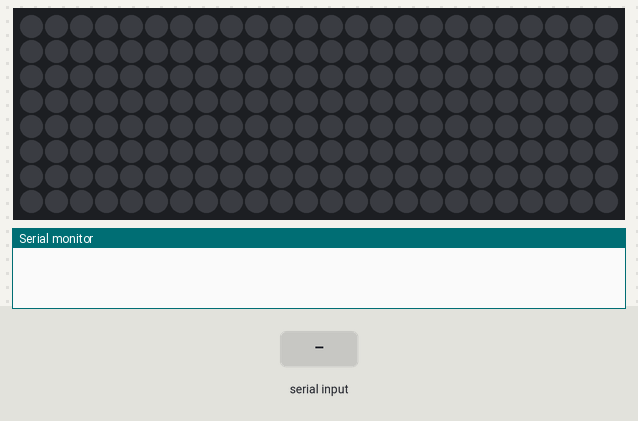
This sketch was run on a simulated Arduino Uno, built with avr-gcc and run on an emulated ATmega328P. On the bench: 24×8 RGB LED matrix (first LED top left, wired row by row), the last lines printed to the serial monitor. The test bench sets the inputs (shaded band). Dim RGB values are drawn brighter than linear.

Above: at 1.2 s.
1.3 s: "1\n" received over Serial
At 1.49 s:
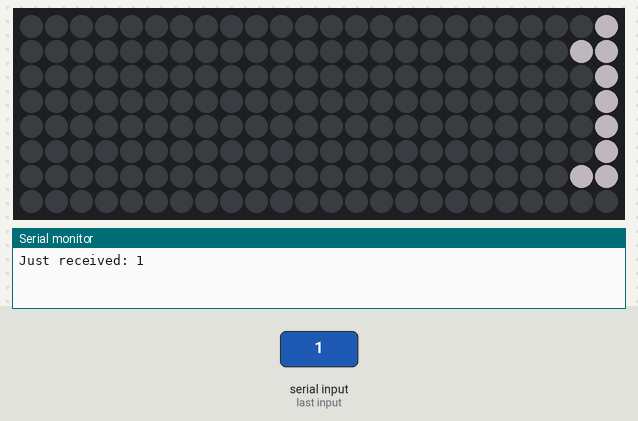
3.1 s: "0\n" received over Serial
At 3.36 s:
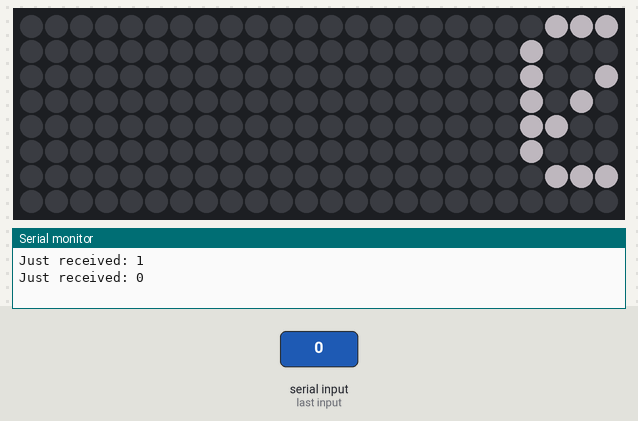
Timing chart, 0 to 6.1 s (numbered marks = the images above; inputs shaded):
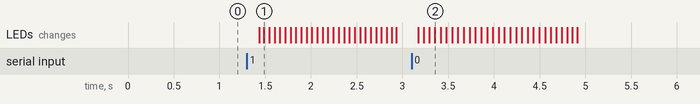

The sketch:

scrollWhenRead.ino
```cpp
/*
 *  Written by Stephen Hawes December 2018 for Tom's Hardware
 *  stephenhawes.com
 *
 */

#include <Adafruit_GFX.h>
#include <Adafruit_NeoMatrix.h>

#define PIN 6

Adafruit_NeoMatrix matrix = Adafruit_NeoMatrix(8, 8, 3, 1, PIN,
  NEO_TILE_TOP   + NEO_TILE_LEFT   + NEO_TILE_ROWS   + NEO_TILE_ZIGZAG +
  NEO_MATRIX_TOP + NEO_MATRIX_LEFT + NEO_MATRIX_ROWS + NEO_MATRIX_PROGRESSIVE,
  NEO_GRB + NEO_KHZ800);

const uint16_t colors[] = {
    matrix.Color(250, 250, 250)};

const byte numChars = 128;
char receivedChars[numChars]; // an array to store the received data
boolean newData = false;
String data;
int x = matrix.width();

void setup() {
  Serial.begin(9600);
  matrix.begin();
  matrix.setTextWrap(false);
  matrix.setBrightness(80);
  matrix.setTextColor(colors[0]);
  matrix.fillScreen(0);
  matrix.show();
}

void loop() {
  recvWithEndMarker();
  showNewData();
}

void recvWithEndMarker() {
  static byte ndx = 0;
  char endMarker = '\n';
  char rc;

  while (Serial.available() > 0 && newData == false) {
    rc = Serial.read();
    if (rc != endMarker) {
      receivedChars[ndx] = rc;
      ndx++;
      if (ndx >= numChars) {
        ndx = numChars - 1;
      }
    }
    else {
      receivedChars[ndx] = '\0'; // terminate the string
      ndx = 0;
      newData = true;
    }
  }
}

void scroll(String text){
  //scrolling text
  matrix.setTextColor(colors[0]);
  int len = text.length();
  for(int i=24;i>(len*(-6));i--){
    matrix.fillScreen(0);
    matrix.setCursor(i, 0);
    matrix.print(text);
    matrix.show();
    delay(30);
  }
}

void showNewData() {
 if (newData == true) {
   Serial.print("Just received: ");
   Serial.println(receivedChars);
   data = receivedChars;
   newData = false;
   scroll(data);
 }
}
```

Measured:
- after the input at 1.3 s, the LEDs: first change after 0.13 s (image 1 shows a later state)
- after the input at 3.1 s, the LEDs: first change after 0.08 s (image 2 shows a later state)
